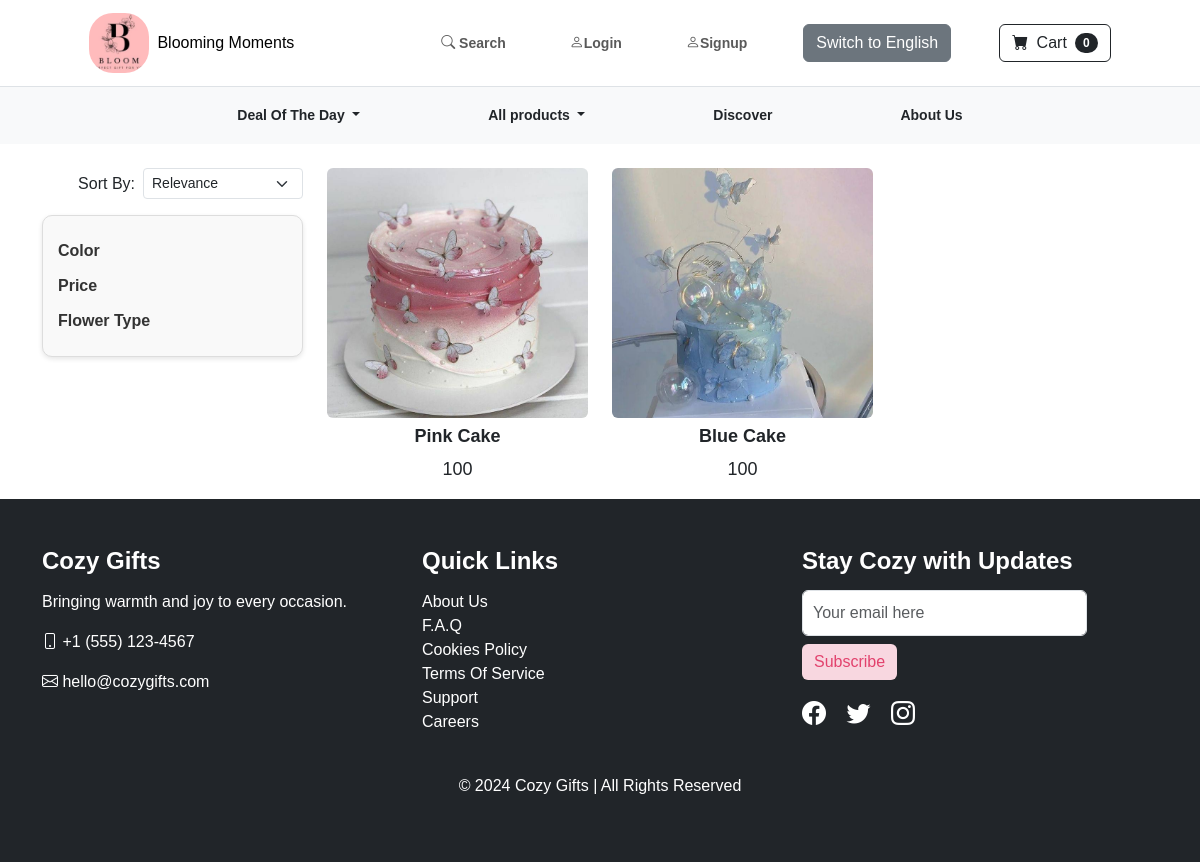
The app's page /category/cake with its own data.
### store/models.py (models this page shows, shortened)
class Product(models.Model):
  name = models.CharField(max_length=100)
  price = models.PositiveIntegerField(default=0)
  category = models.ForeignKey(Category,on_delete = models.CASCADE,null=True, blank=True)
  color = models.ForeignKey(Color,null=True, blank=True,on_delete=models.CASCADE)
  description = models.CharField(max_length=250,default='',blank=True,null = True)
  image = models.ImageField(upload_to = 'uploads/product/')
  is_sale = models.BooleanField(default =False)
  sale_price = models.DecimalField(default=0,decimal_places=2,max_digits=6)

### store/views.py (the view)
# urls.py: path('category/<str:foo>',views.category,name="category"),
def category(request,foo):
  foo = foo.replace('-',' ')
  try:
    language = request.session.get('language', 'eng')  # Default to English
    template_name = 'category_eng.html' if language == 'eng' else 'category_mm.html'
    category = Category.objects.get(name = foo)
    products = Product.objects.filter(category=category)
    return render(request, template_name,{'products':products,'category':category})
  except:
    return redirect('home')

### cart/cart.py (called while the page is built)
  def __len__(self):
    return len(self.cart)

### cart/context_processors.py (called while the page is built)
def cart(request):
  return {'cart':Cart(request)}

### store/templates/category_eng.html (shortened to what this page needs)
{% extends 'base.html' %}
{% load static %}
{% block styles %}
<link rel="stylesheet" href="{% static 'css/product.css' %}">
{% endblock %}
{% block content %}
<div class="container mt-4">
    <div class="row">
        <div class="col-md-3 d-none d-md-block">
            <div class="sort-by-container d-md-flex justify-content-end align-items-center mb-3">
                <label for="sortBy" class="me-2">Sort By:</label>
                <select id="sortBy" class="form-select form-select-sm w-auto">
                    <option value="relevance">Relevance</option>
                </select>
            </div>
            <div class="filters-container">
                <div class="filter-section">
                    <h4 onclick="toggleFilter('colorContent', this)">Color</h4>
                </div>
                <div class="filter-section mt-3">
                    <h4 onclick="toggleFilter('priceContent', this)">Price</h4>
                </div>
                <div class="filter-section mt-3">
                    <h4 onclick="toggleFilter('flowerTypeContent', this)">Flower Type</h4>
                </div>
            </div>
        </div>
        <div class="col-md-9">
            <div class="row g-4">
                {% for product in products %}
                <div class="col-6 col-md-4">
                    <div class="collection">
                        <a href="{% url 'product_detail' product.id %}" class="btn">
                            <img src="{{ product.image.url }}" alt="{{ product.name }}">
                        </a>
                        <h3 class="mt-2">{{ product.name }}</h3>
                        <p>{{product.price}}</p>
                    </div>
                </div>
                {% endfor %}
            </div>
        </div>
    </div>
</div>
{% endblock %}

### static/css/styles.css (style rules this page uses)
body { font-family: 'Lora', serif; background-color: whitesmoke; margin: 0; padding: 0; }
h1, h2, h3 { font-weight: 700; }
a { text-decoration: none; }
.container { max-width: 1140px; }
img { max-width: 100%; height: auto; }

### static/css/product.css (style rules this page uses)
body { font-family: Arial, sans-serif; background-color: #ffffff; }
.filters-container { width: 100%; background: #f9f9f9; padding: 15px; border: 1px solid #ddd; border-radius: 10px; box-shadow: 0 2px 5px rgba(0, 0, 0, 0.1); }
.filters-container h4 { font-size: 16px; font-weight: bold; margin: 10px 0; cursor: pointer; color: #333; }
.collection img { width: 100%; height: 250px; object-fit: cover; transition: transform 0.3s ease; }
.collection h3, .collection p { text-align: center; font-size: 18px; }
.collection a.btn { padding: 0; border: none; background-color: transparent; display: block; overflow: hidden; }
@media (min-width: 769px) { .filters-container { position: sticky; top: 20px; } }

### records on screen
Product: image (picture), name "Pink Cake", price "100"
Product: image (picture), name "Blue Cake", price "100"

### other values on screen
{{ cart|length }} "0"
